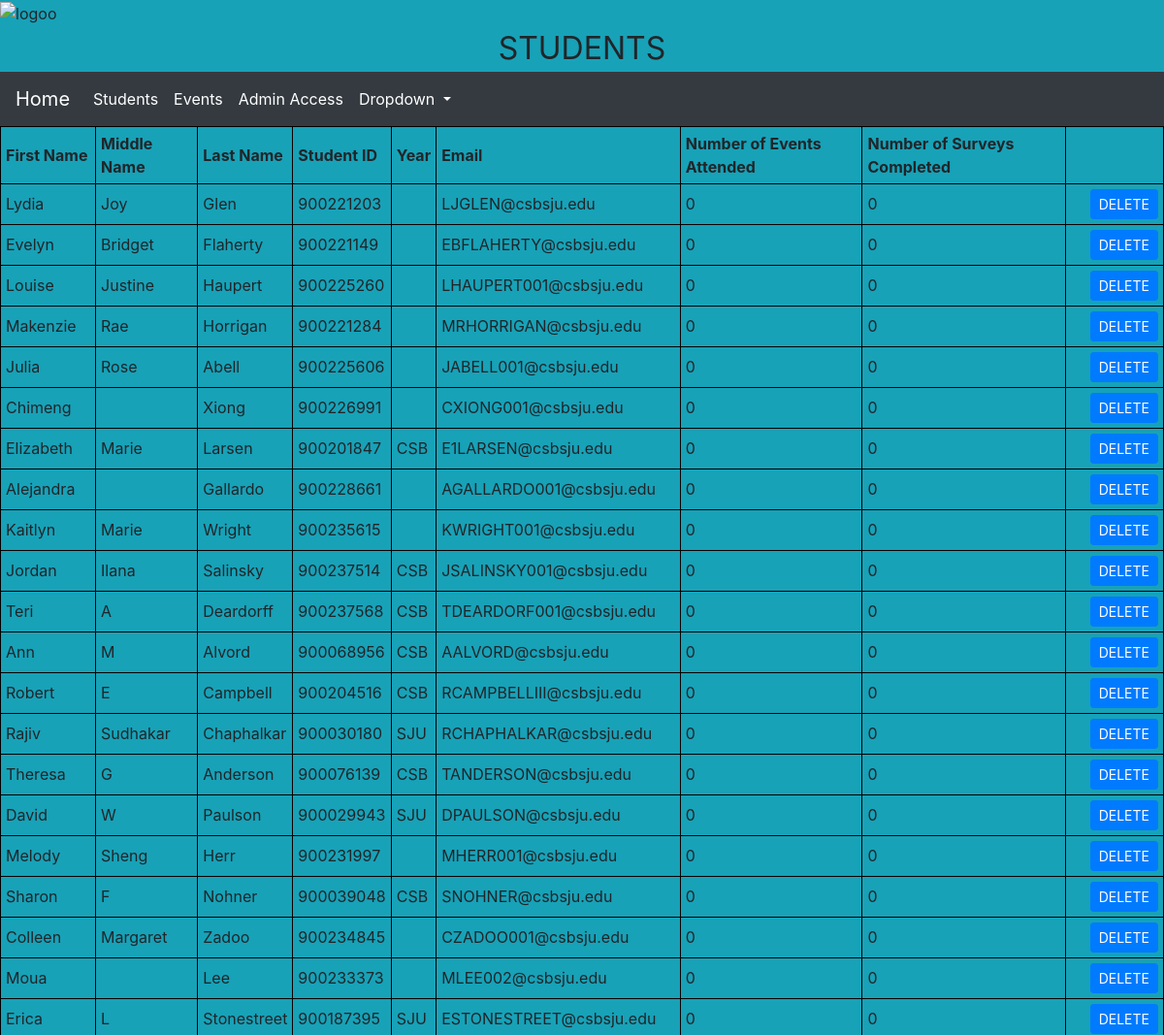
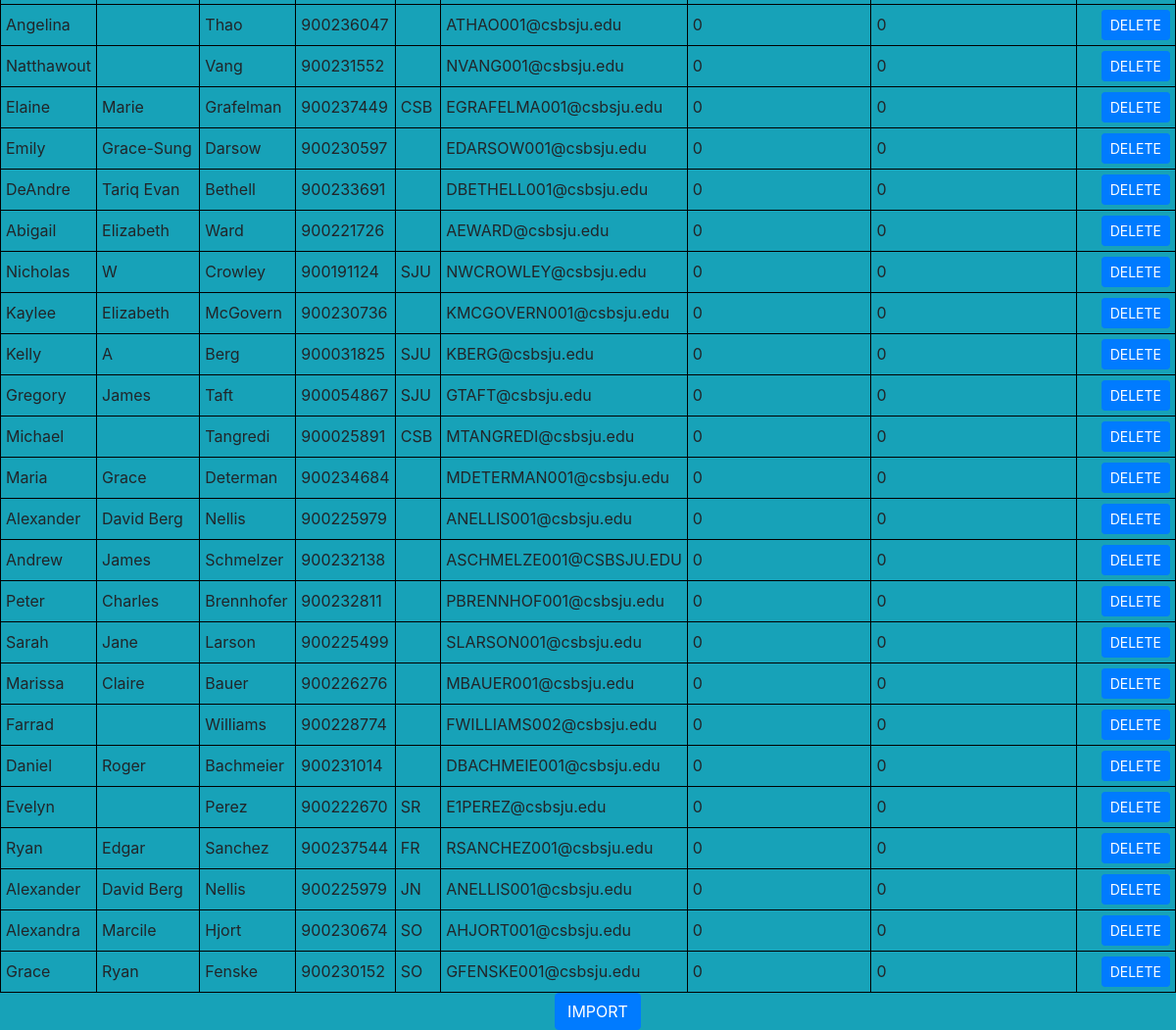
Page /Student/ on the earlier database version (2 pictures, top to bottom).
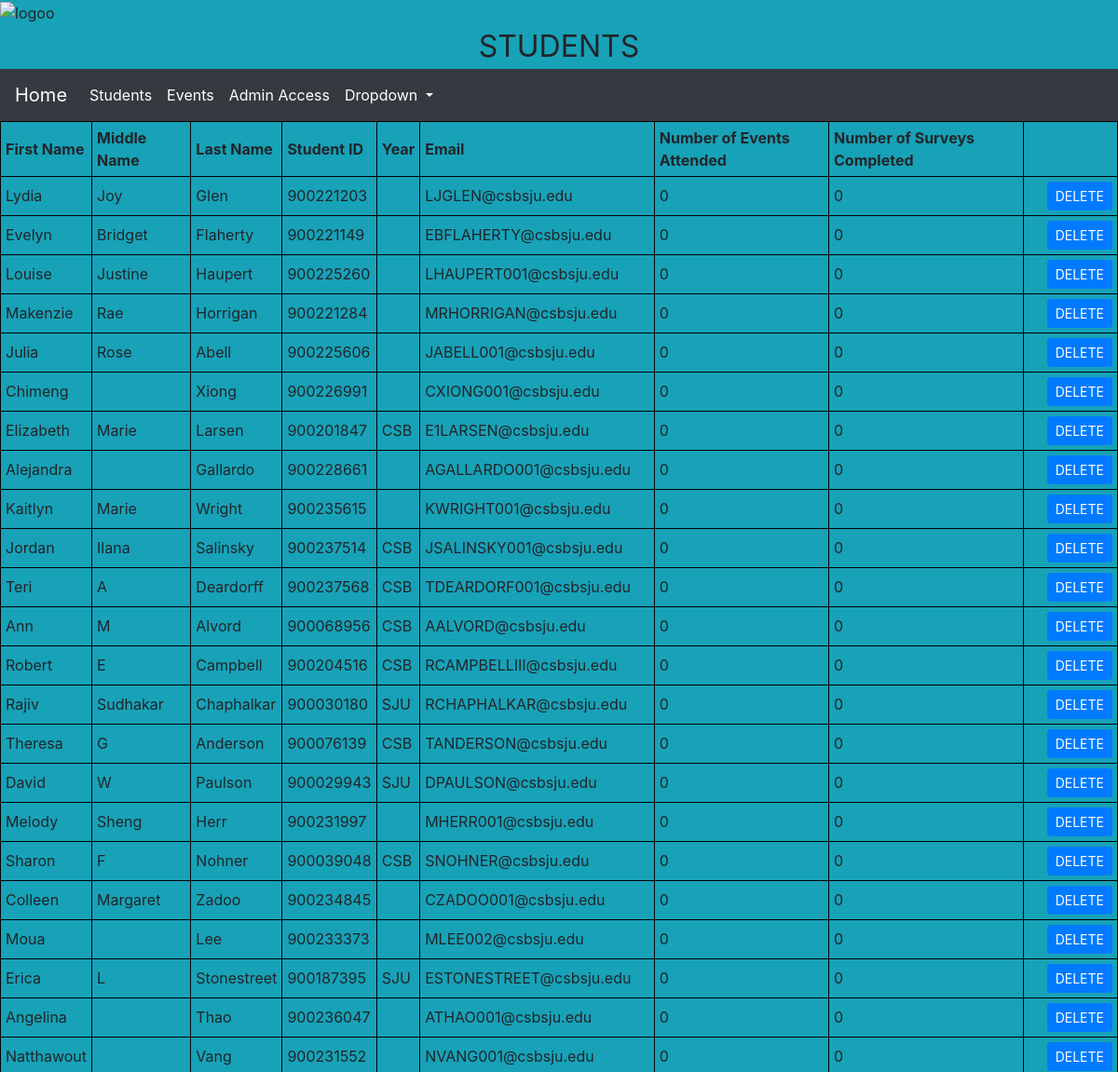
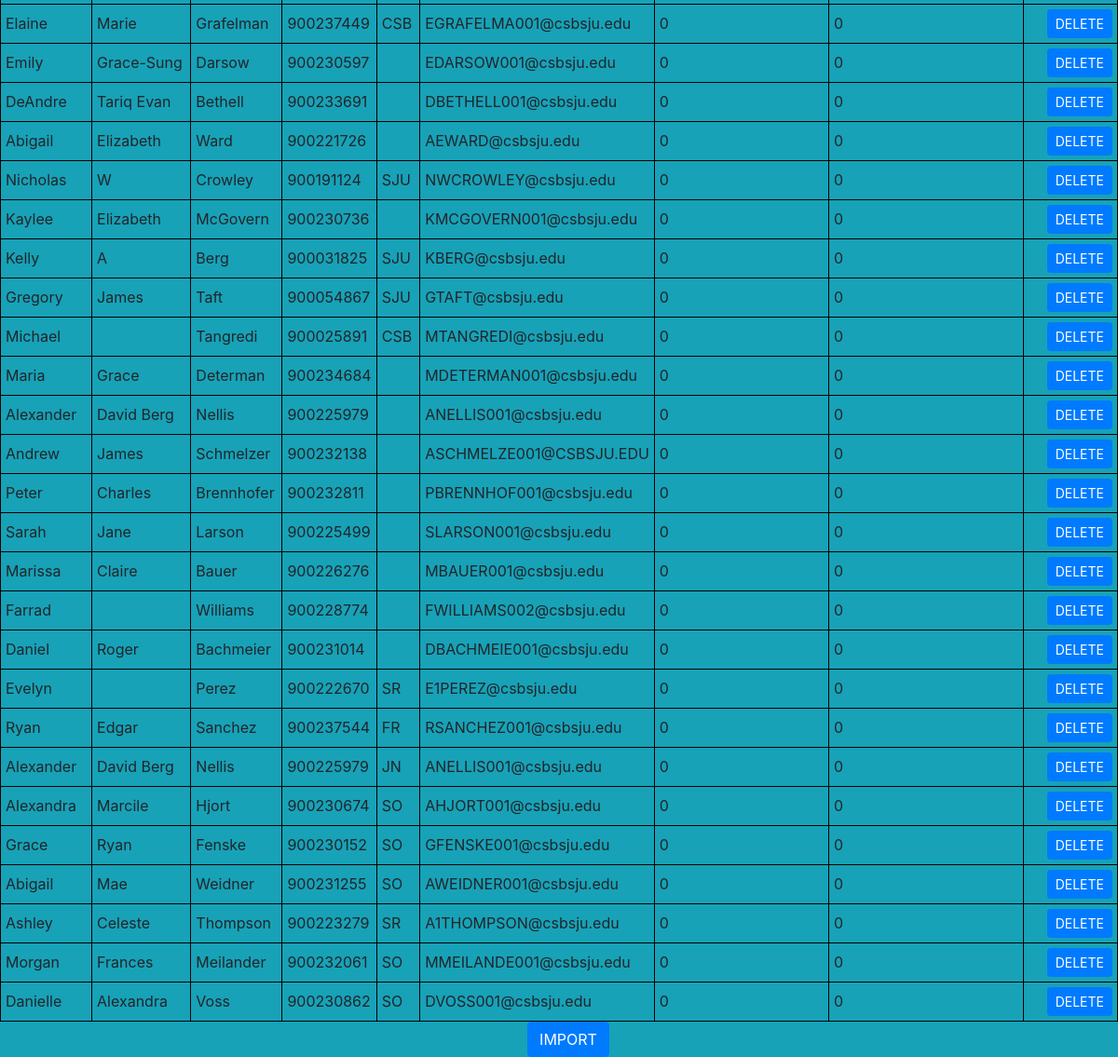
Same page on the later database version (2 pictures, top to bottom).
### Student/models.py (models this page shows, shortened)
class Name(models.Model):
    firstName = models.CharField(max_length=30)
    middleName= models.CharField(max_length=30)
    lastName = models.CharField(max_length=30)
    email = models.EmailField(max_length=30)
    studentId = models.IntegerField()
    year = models.CharField(max_length=15)
    numEvents = models.IntegerField(default=0)
    numSurveys = models.IntegerField(default=0)

### Student/views.py (the view)
# urls.py: path('', views.studentList, name = 'studentList'),
def studentList(request):
    storage = messages.get_messages(request)
    name_list = Name.objects.all()
    context = {
        'name_list': name_list,
        'messages': storage,
    }
    return render(request,'Student/student_list_template.html',context)

### Student/templates/Student/student_list_template.html (shortened to what this page needs)
{% extends 'base.html' %}
{% block head %}
  	 	<img src="https://www.csbsju.edu/images/Intercultural%20Center/IISS%20logo_Final-1.png" alt="logoo" width="132" height="150" class = "center" >
<center><font size = "+3"> STUDENTS </font></center>
{% endblock %}
{% block body %}
<table style="width:100%">
 <tr>
	<th> First Name </th>
	<th> Middle Name </th>
	<th> Last Name </th>
	<th> Student ID </th>
	<th> Year </th>
	<th> Email </th>
	<th> Number of Events Attended </th>
	<th> Number of Surveys Completed </th>
 </tr>
 {% if name_list %}
 <tr>
 {% for student in name_list %}
        <td>{{student.firstName}}</td>
        <td>{{student.middleName}}</td>
        <td>{{student.lastName}} </td>
        <td>{{student.studentId}} </td>
        <td>{{student.year}} </td>
        <td>{{student.email}} </td>
        <td>{{student.numEvents}} </td>
        <td>{{student.numSurveys}} </td>
        <td><a class="btn btn-primary btn-sm" href="deletion?post_id={{student.id}}" role="button" style="margin-left:20px">DELETE</a></td>
 </tr>
 {% endfor %}
 </table>
{% else %}
    <p>No names have been entered.</p>
{% endif %}
<center><a class="btn btn-primary" href="http://127.0.0.1:8000/Student/upload-csv/" role="button" style="margin-left:20px">IMPORT</a></center>
{% endblock %}

### Home/templates/base.html (shortened to what this page needs)
<!DOCTYPE html>
<html>
	<head>
		<link rel="stylesheet" href="https://stackpath.bootstrapcdn.com/bootstrap/4.1.3/css/bootstrap.min.css"
>
		{% block head %}{% endblock %}
	</head>
	<body>
		<nav class="navbar navbar-expand-lg navbar-dark bg-dark" >
		  <a class="navbar-brand" href="http://127.0.0.1:8000/">Home</a>
		  <div class="collapse navbar-collapse" id="navbarSupportedContent">
		    <ul class="navbar-nav mr-auto">
			  <li class="nav-item active">
			    <a class="nav-link" href="/Student">Students<span class="sr-only">(current)</span></a>
			  </li>
			  <li class="nav-item active">
			    <a class="nav-link" href="/Events">Events<span class="sr-only">(current)</span></a>
			  </li>
			  <li class="nav-item active">
			    <a class="nav-link" href="/admin">Admin Access<span class="sr-only">(current)</span></a>
			  </li>
		      <li class="nav-item dropdown active">
		        <a class="nav-link dropdown-toggle" href="#" id="navbarDropdown" role="button" data-toggle="dropdown" aria-haspopup="true" aria-expanded="false">
		          Dropdown
		        </a>
		      </li>
		    </ul>
		  </div>
		</nav>
			<link rel="stylesheet" href="https://www.amcharts.com/lib/3/plugins/export/export.css" type="text/css" media="all" />
		{% block body%}
		{% endblock %}
	</body>
</html>

### Home/templates/base.html (style rules this page uses)
body { background-color:#17a2b8 }

### Student/templates/Student/student_list_template.html (style rules this page uses)
table, th, td { border: 1px solid black; }
th,td { padding: 5px; }
th { text-align: left; }

Differences in the rows shown:
added Name: firstName "Abigail", middleName "Mae", lastName "Weidner", studentId "900231255", year "SO", email "AWEIDNER001@csbsju.edu", numEvents "0", numSurveys "0"
added Name: firstName "Ashley", middleName "Celeste", lastName "Thompson", studentId "900223279", year "SR", email "A1THOMPSON@csbsju.edu", numEvents "0", numSurveys "0"
added Name: firstName "Morgan", middleName "Frances", lastName "Meilander", studentId "900232061", year "SO", email "MMEILANDE001@csbsju.edu", numEvents "0", numSurveys "0"
added Name: firstName "Danielle", middleName "Alexandra", lastName "Voss", studentId "900230862", year "SO", email "DVOSS001@csbsju.edu", numEvents "0", numSurveys "0"
